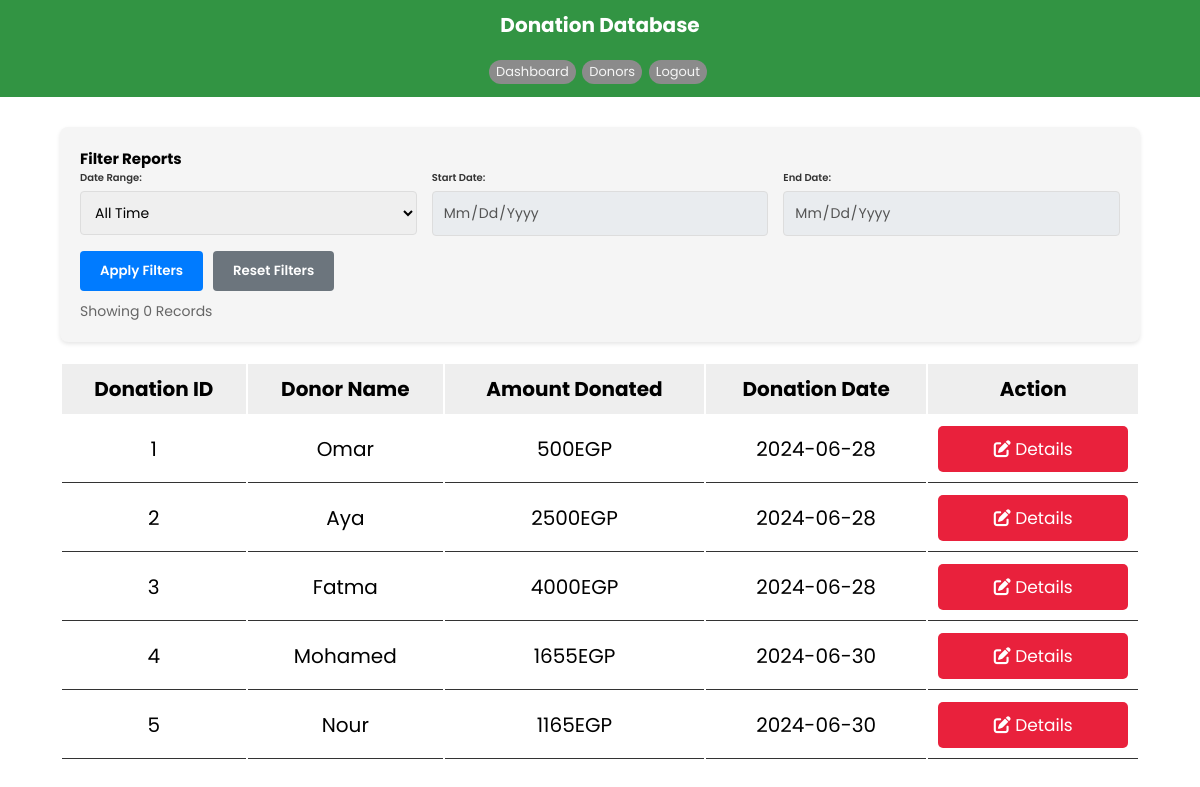
Screenshot of /Controller/DonationController.php (signed in) with the database file from the repository.
### tables this page shows
CREATE TABLE `donations` (
  `id` int(10) UNSIGNED NOT NULL,
  `donor_id` int(10) UNSIGNED NOT NULL,
  `total_cost` float UNSIGNED NOT NULL,
  `donation_date` date NOT NULL,
  `method` varchar(32) NOT NULL
);

CREATE TABLE `donor` (
  `id` int(10) UNSIGNED NOT NULL,
  `username` varchar(128) DEFAULT NULL,
  `birthdate` date DEFAULT NULL,
  `email` varchar(128) DEFAULT NULL,
  `password` varchar(128) DEFAULT NULL,
  `phone_number` varchar(128) DEFAULT NULL,
  `gender` tinyint(1) DEFAULT NULL
);

### Model/pdo.php (called while the page is built)
<?php
class Singleton
{
    private static $pdo;
    public static function getpdo()
    {
        if (self::$pdo == null)
            self::$pdo = new PDO('mysql:host=localhost;port=3306;dbname=foodbank', 'root', '');
        return self::$pdo;
    }
}

### Model/DonorModel.php (called while the page is built, shortened)
<?php
require_once "pdo.php";
class DonorModel extends ModifiableAbstModel
{
    private $username;
    public function __construct(
        $username = "",
        $birthdate = "",
        $email = "",
        $password = "",
        $phone_number = "",
        $gender = 0,
        $id = 0
    ) {
        $this->username = $username;
        $this->id = $id;
    }
    public function read()
    {
        $sql = "SELECT * FROM " . self::table . " WHERE id = :id";
        $stmt = Singleton::getpdo()->prepare($sql);
        $stmt->execute(['id' => $this->id]);
        if ($stmt->rowCount() == 0)
            return 0;
        else {
            $row = $stmt->fetch(PDO::FETCH_ASSOC);
            $this->username = $row['username'];
            return 1;
        }
    }
    public function getUserName()
    {
        return $this->username;
    }
}

### Model/ModifiableAbstModel.php (called while the page is built, shortened)
<?php
abstract class ModifiableAbstModel implements ImodifiableModel
{
    public function getById($id)
    {
        return $this->read();
    }
}

### Model/DonationModel.php (called while the page is built, shortened)
<?php
require_once "pdo.php";
require_once "ModifiableAbstModel.php";
class DonationModel extends ModifiableAbstModel implements DP_IDonation
{
    public static function view_all()
    {
        $stmt = Singleton::getpdo()->query("SELECT * FROM " . self::table);
        return $stmt->fetchAll(PDO::FETCH_ASSOC);
    }
}

### View/DonationView.php (the view, shortened to what this page needs)
<?php
require_once  "../Model/DonorModel.php";
class DonationsView extends ViewAbst
{
    function ShowDonationsTable($rows)
    {
        $donorModel = new DonorModel();
        echo ('
            <!DOCTYPE html>
            <html lang="en">
            <head>
                    <link rel="stylesheet" href="../CSS/CRUD.css">
                    <link rel="stylesheet" href="../CSS/filter.css">
                    <link rel="stylesheet" href="https://cdnjs.cloudflare.com/ajax/libs/font-awesome/6.5.2/css/all.min.css">
            </head>
            <body>
                <header>
                        <h1>Donation Database</h1>
                        <nav>
                            <ul>
                                <a href="../Controller/AdminController.php"><li>Dashboard</li></a>
                                <a href="../Controller/DonorController.php"><li>Donors</li></a>
                                <a href="../Controller/AdminController.php?cmd=logout"><li>Logout</li></a>
                            </ul>
                        </nav>
                </header>
                <div class="container">
                    <div class="filter-section">
                        <h2>Filter Reports</h2>
                        <div class="filter-group">
                            <div class="filter-item">
                                <label for="filterPeriod">Date Range:</label>
                                <select id="filterPeriod" onchange="handlePeriodChange()">
                                    <option value="all">All Time</option>
                                </select>
                            </div>
                            <div class="filter-item">
                                <label for="startDate">Start Date:</label>
                                <input type="date" id="startDate" disabled onchange="applyFilters()">
                            </div>
                            <div class="filter-item">
                                <label for="endDate">End Date:</label>
                                <input type="date" id="endDate" disabled onchange="applyFilters()">
                            </div>
                        </div>
                        <div class="filter-buttons">
                            <button class="filter-btn" onclick="applyFilters()">Apply Filters</button>
                            <button class="filter-btn reset" onclick="resetFilters()">Reset Filters</button>
                        </div>
                        <div class="filter-info">
                            Showing <span id="recordCount">0</span> records
                        </div>
                    </div>
                    <div class="object-display">
                        <table class="object-display-table" id="donationTable">
                            <thead>
                            <tr>
                                <th>Donation ID</th>
                                <th>Donor Name</th>
                                <th>Amount Donated</th>
                                <th>Donation Date</th>
                                <th>action</th>
                            </tr>
                            </thead>
        ');
        foreach ($rows as $row) {
            $donorModel->getById($row['donor_id']);
            echo ('
                            <tr>
                                <td>' . $row['id'] . '</td>
                                <td>' . $donorModel->getUserName() . '</td>
                                <td>' . $row['total_cost'] . 'EGP</td>
                                <td>' . $row['donation_date'] . '</td>
                                <td>
                                    <a href="DonationDetailsController.php?id=' . $row['id'] . '" class="btn">
                                    <i class="fas fa-edit"></i> Details
                                    </a>
                                </td>
                            </tr>
            ');
        }
        echo ('
                        </table>
                    </div>
                </div>
            </body>
            </html>
        ');
    }
}

### CSS/CRUD.css (style rules this page uses)
:root { --green: #27ae60; --black: #333; --white: #fff; --bg-color: #eee; --box-shadow: 0 0.5rem 1rem rgba(0, 0, 0, 0.1); --border: 0.1rem solid var(--black); }
* { font-family: "Poppins", sans-serif; margin: 0; padding: 0; box-sizing: border-box; outline: none; border: none; text-decoration: none; text-transform: capitalize; }
header { background-color: #329443; color: #fff; padding: 10px; text-align: center; }
html { font-size: 62.5%; overflow-x: hidden; }
li { display: inline-block; width: auto; cursor: pointer; border-radius: 5rem; margin-top: 1rem; margin-bottom: 0.3rem; margin-right: 0.4rem; font-size: small; padding: 0.2rem 0.7rem; background: rgb(139, 139, 139); color: rgb(245, 245, 245); text-align: center; }
.btn { display: block; width: 100%; cursor: pointer; border-radius: 0.5rem; margin-top: 1rem; font-size: 1.7rem; padding: 1rem 3rem; background: var(--green); color: var(--white); text-align: center; }
.btn:last-child { background: rgb(233, 33, 60); }
.container { width: 95%; padding: 3rem; margin: 0 auto; }
.object-display { margin: 2rem 0; }
.object-display .object-display-table { width: 100%; text-align: center; }
.object-display .object-display-table thead { background: var(--bg-color); }
.object-display .object-display-table th { padding: 1rem; font-size: 2rem; }
.object-display .object-display-table td { padding: 1rem; font-size: 2rem; border-bottom: var(--border); }
.object-display .object-display-table .btn:first-child { margin-top: 0; }
h1 { margin-bottom: 1rem; }

### CSS/filter.css (style rules this page uses)
.filter-section { background-color: #f5f5f5; padding: 20px; border-radius: 8px; margin-bottom: 20px; box-shadow: 0 2px 4px rgba(0, 0, 0, 0.1); }
.filter-group { display: grid; grid-template-columns: repeat(auto-fit, minmax(200px, 1fr)); gap: 15px; margin-bottom: 15px; }
.filter-item { display: flex; flex-direction: column; }
.filter-item label { font-weight: 600; margin-bottom: 5px; color: #333; }
.filter-item select, .filter-item input { padding: 10px; border: 1px solid #ddd; border-radius: 4px; font-size: 14px; }
.filter-item input:disabled { background-color: #e9ecef; cursor: not-allowed; }
.filter-buttons { display: flex; gap: 10px; justify-content: flex-start; }
.filter-btn { padding: 10px 20px; background-color: #007bff; color: white; border: none; border-radius: 4px; cursor: pointer; font-weight: 600; }
.filter-btn.reset { background-color: #6c757d; }
.filter-info { margin-top: 10px; color: #666; font-size: 14px; }

### rows the page displays
donations: id "1", donor.username "Omar", total_cost "500", donation_date "2024-06-28"
donations: id "2", donor.username "Aya", total_cost "2500", donation_date "2024-06-28"
donations: id "3", donor.username "Fatma", total_cost "4000", donation_date "2024-06-28"
donations: id "4", donor.username "Mohamed", total_cost "1655", donation_date "2024-06-30"
donations: id "5", donor.username "Nour", total_cost "1165", donation_date "2024-06-30"
